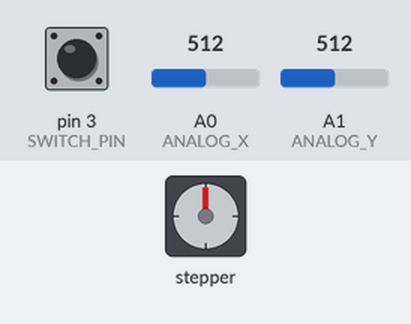
Bench run of a sketch on a simulated Arduino Uno, built with avr-gcc and run on an emulated ATmega328P. Shown: stepper motor. Inputs (shaded band) come from the test bench; at power-on: A0 (ANALOG_X) = 512, pin 3 (SWITCH_PIN) HIGH, A1 (ANALOG_Y) = 512. Stepper angles assume 200 steps per turn.

Above: at 1.2 s.
1.3 s: A0 (ANALOG_X) set to 884
2.8 s: A0 (ANALOG_X) set to 909
At 2.95 s:
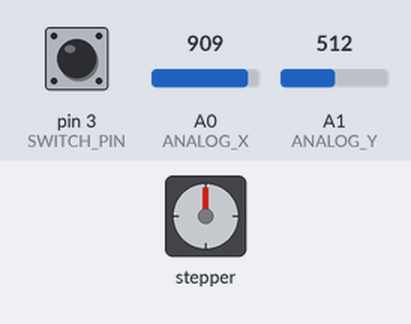
At 3.55 s:
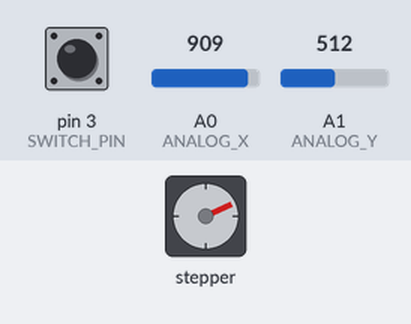
Timing chart, 0 to 17.8 s (numbered marks = the images above; inputs shaded):
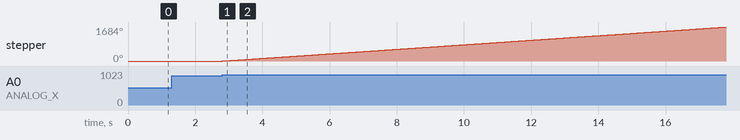

The sketch:

LazyLazy_Susan.ino
```cpp
/*
   Lazy version of a lazy susan for time-lapse photography of
   sculptures

   Dual motor control for rotation of lazy-susan
   and Driving camera slide on rails

   Analog joystick support
*/

#include <AccelStepper.h>


// The Lazy susan stepper pins
#define STEPPER1_DIR_PIN 4
#define STEPPER1_STEP_PIN 5
#define STEPPER1_ENABLE_PIN 8


// Define some steppers and the pins the will use
AccelStepper stepper1(AccelStepper::DRIVER, STEPPER1_STEP_PIN, STEPPER1_DIR_PIN);

//Analog inputs
#define ANALOG_X A0
#define ANALOG_Y A1

//Switch to capture joystick press
#define SWITCH_PIN 3

int x_val,y_val;
float step_speed = 100.0;
const float max_speed = 200.0;
const float min_speed = 10.0;

void setup()
{
  stepper1.setMaxSpeed(step_speed*2.0);
  stepper1.setAcceleration(200.0);
  //stepper1.setEnablePin(STEPPER1_ENABLE_PIN);
  //stepper1.setPinsInverted(false, false, true);

  pinMode(STEPPER1_ENABLE_PIN,OUTPUT);
  pinMode(SWITCH_PIN, INPUT_PULLUP);

  Serial.begin(9600);
}

void loop()
{
  // Read values
  x_val = analogRead(ANALOG_X);
  if(x_val > 200 and x_val < 800)
  {
    stepper1.stop();
    stepper1.disableOutputs();
    digitalWrite(STEPPER1_ENABLE_PIN,HIGH);
  }
  else
  {
    digitalWrite(STEPPER1_ENABLE_PIN,LOW);
    stepper1.enableOutputs();
  }

  if(x_val > 900)
  {
    stepper1.move(10);
    stepper1.run();
    return;
  }

  if(x_val <100)
  {
    stepper1.move(-10);
    stepper1.run();
    return;
  }

  y_val = analogRead(ANALOG_Y);

  if(y_val > 900)
  {
    if(step_speed < max_speed) step_speed+=0.1;
  }

  if(y_val <100)
  {
    if(step_speed > min_speed) step_speed-=0.1;
  }

  int cont_run = digitalRead(SWITCH_PIN);

  if(cont_run==0)
  {
    digitalWrite(STEPPER1_ENABLE_PIN,LOW);
    stepper1.enableOutputs();
    stepper1.setSpeed(step_speed);
    stepper1.runSpeed();
    return;
  }
  else
  {
    stepper1.stop();
    digitalWrite(STEPPER1_ENABLE_PIN,HIGH);
    stepper1.disableOutputs();
  }
}
```

Measured:
- the behaviour switches between 900 and 901 on A0 (ANALOG_X) (found by bisection; images 0 and 1)
- after the input at 1.3 s, every drawn part: stays the same
- after the input at 2.8 s, stepper: keeps turning clockwise at about 112°/s, starting at once
